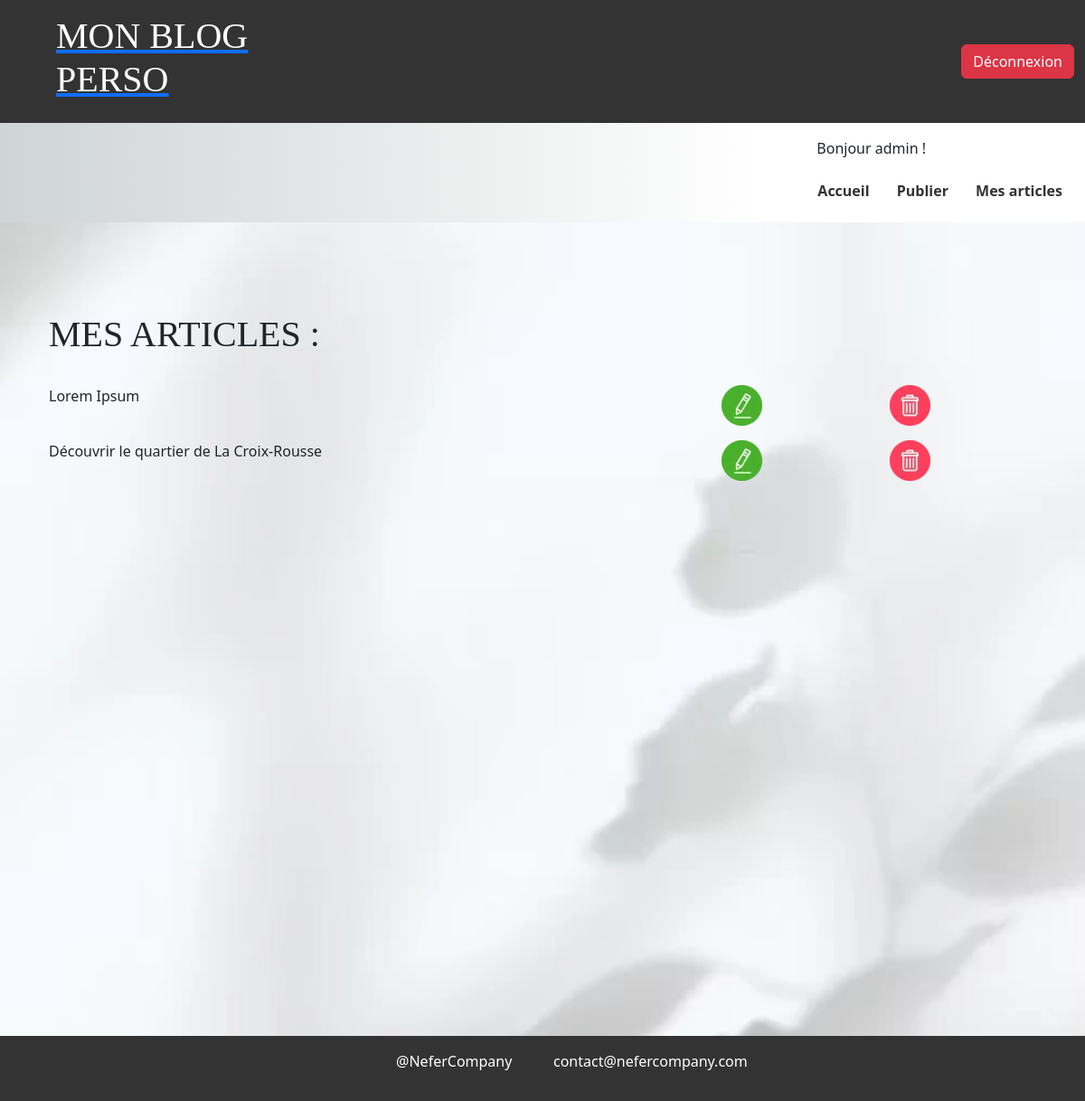
The app's page /articles.php (signed in) with its own data.
### tables this page shows
CREATE TABLE IF NOT EXISTS `posts` (
  `id_article` int NOT NULL AUTO_INCREMENT,
  `titre` varchar(255) NOT NULL,
  `contenu` text NOT NULL,
  `date_publication` date NOT NULL,
  `id_user` int NOT NULL,
  `img` longblob NOT NULL,
  PRIMARY KEY (`id_article`),
  KEY `id_user` (`id_user`) USING BTREE
);

### articles.php (the view, shortened to what this page needs)
<?php
include_once('./connect_bdd.php');
?>
<!DOCTYPE html>
<html lang="en">
<head>
    <link rel="stylesheet" href="./assets/css/style.css">
    <link href="https://cdn.jsdelivr.net/npm/bootstrap@5.3.3/dist/css/bootstrap.min.css" rel="stylesheet">
</head>
<body>
    <header class="container-fluid">
        <nav class="row align-items-center justify-content-between" id="hightNav">
            <div class="col-6 col-md-3">
                <a href="index.php"><h1 class="logo">Mon Blog Perso</h1></a>
            </div>
            <div class="col-6 col-md-9 text-end">
                <ul class="list-inline mb-0">
                    <li class="list-inline-item">
                        <?php if(empty($_SESSION['mdp'])): ?>
                            <a href="./inscription.php" class="btn btn-primary">Inscription</a>
                            <a href="./connexion.php" class="btn btn-secondary">Connexion</a>
                        <?php else: ?>
                            <a href="./deconnexion.php" class="btn btn-danger">Déconnexion</a>
                        <?php endif; ?>
                    </li>
                </ul>
            </div>
        </nav>
        <nav class="row align-items-center justify-content-end text-end" id="lowNav">
            <ul class="list-inline mb-0">
                <li class="list-inline-item">
                    <?php if(isset($_SESSION['mdp'])): ?>
                        <div class="container text-start">
                        <p>Bonjour <?= $_SESSION['nom'] ?> !</p>
                        </div>
                        <a href="index.php" class="btn btn-link">Accueil</a>
                        <a href="publier_articles.php" class="btn btn-link">Publier</a>
                        <a href="articles.php" class="btn btn-link">Mes articles</a>
                    <?php endif; ?>
                </li>
            </ul>
        </nav>
    </header>
    <main class="container main">
        <div class="container cont">
            <h1>Mes Articles :</h1>
            <br>
            <?php
            $id_user = $_SESSION['id_user'];
            $req = $bdd->prepare("SELECT posts.titre, posts.date_publication, posts.id_article, users.nom AS auteur FROM posts INNER JOIN users ON posts.id_user = users.id_user WHERE posts.id_user = ? ORDER BY posts.date_publication DESC");
            $req->execute(array($id_user));
            while($posts = $req->fetch(PDO::FETCH_ASSOC)){ ?>
                <div class="row mb-3">
                    <div class="col-8">
                        <p><?php echo htmlspecialchars($posts['titre']); ?></p>
                    </div>
                    <div class="col-2">
                        <a href="./modifier_article.php?id=<?=$posts['id_article'];?>"><img src="./assets/img/cercle.webp" alt="crayon vert" class="img-fluid"></a>
                    </div>
                    <div class="col-2">
                        <a href="supprimer_article.php?id=<?= $posts['id_article']; ?>"><img src="./assets/img/poubelle.webp" alt="poubelle rouge" class="img-fluid"></a>
                    </div>
                </div>
            <?php } ?>
        </div>
    </main>
    <footer class="container-fluid text-center py-3">
        <div class="row">
            <div class="col-12 col-md-6">
                <p>@NeferCompany</p>
            </div>
            <div class="col-12 col-md-6">
                <p>contact@nefercompany.com</p>
            </div>
        </div>
    </footer>
</body>
</html>

### assets/css/style.css (style rules this page uses)
#lowNav { height: auto; background: linear-gradient(90deg, rgba(207,212,213,1) 0%, rgba(255,255,255,1) 70%); padding: 1rem 0; }
#hightNav { height: auto; background-color: #333; padding: 1rem 0; }
#lowNav> ul> li> a { color: #333; font-weight: 600; text-decoration: none; }
h1, h2 { font-family: fantasy; text-transform: uppercase; }
.logo { color: #fff; margin-left: 50px; font-family: fantasy; }
ul> li> a { color: #fff; text-decoration: none; font-size: 1.3vw; padding: 1rem; }
ul> li { list-style-type: none; }
body { background: url('../img/fond_2_blog.webp'); background-repeat: no-repeat; background-size: cover; background-position: center; }
.main { min-height: 100vh; }
.cont { margin-top: 100px; }
footer { display: flex; justify-content: center; align-items: center; background-color: #333; color: #fff; }

### records on screen
posts: titre "Lorem Ipsum"
posts: titre "Découvrir le quartier de La Croix-Rousse"

### other values on screen
$_SESSION['nom'] "admin"
